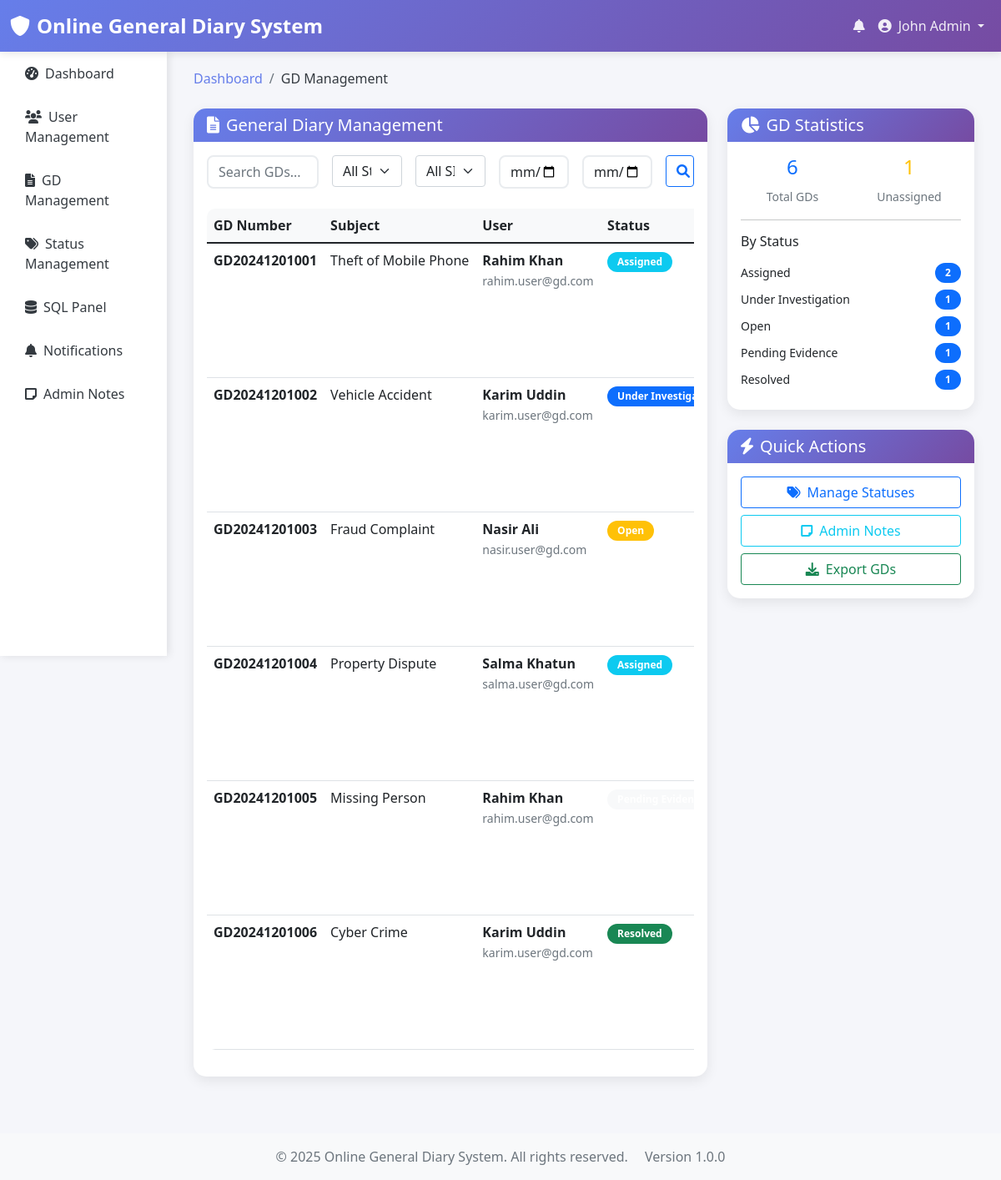
/admin/gd_management.php (signed in), run on the app's committed database.
### tables this page shows
CREATE TABLE IF NOT EXISTS users (
    user_id INT AUTO_INCREMENT PRIMARY KEY,
    f_name VARCHAR(50) NOT NULL,
    l_name VARCHAR(50) NOT NULL,
    email VARCHAR(100) UNIQUE NOT NULL,
    password VARCHAR(255) NOT NULL,
    phone VARCHAR(20),
    nid VARCHAR(20) UNIQUE,
    address TEXT,
    role ENUM('admin', 'si', 'user') NOT NULL DEFAULT 'user',
    is_active BOOLEAN DEFAULT TRUE,
    created_at TIMESTAMP DEFAULT CURRENT_TIMESTAMP,
    updated_at TIMESTAMP DEFAULT CURRENT_TIMESTAMP ON UPDATE CURRENT_TIMESTAMP,
    INDEX idx_email (email),
    INDEX idx_role (role),
    INDEX idx_nid (nid)
);

CREATE TABLE IF NOT EXISTS gds (
    gd_id INT AUTO_INCREMENT PRIMARY KEY,
    gd_number VARCHAR(20) UNIQUE NOT NULL,
    user_id INT NOT NULL,
    status_id INT NOT NULL,
    assigned_si_id INT NULL,  
    subject VARCHAR(200) NOT NULL,
    description TEXT NOT NULL,
    incident_date DATE NOT NULL,
    incident_time TIME NOT NULL,
    location VARCHAR(200) NOT NULL,
    created_at TIMESTAMP DEFAULT CURRENT_TIMESTAMP,
    updated_at TIMESTAMP DEFAULT CURRENT_TIMESTAMP ON UPDATE CURRENT_TIMESTAMP,
    FOREIGN KEY (user_id) REFERENCES users(user_id) ON DELETE CASCADE,
    FOREIGN KEY (status_id) REFERENCES gd_statuses(status_id) ON DELETE RESTRICT,
    FOREIGN KEY (assigned_si_id) REFERENCES users(user_id) ON DELETE SET NULL,
    INDEX idx_gd_number (gd_number),
    INDEX idx_user_id (user_id),
    INDEX idx_status_id (status_id),
    INDEX idx_assigned_si_id (assigned_si_id),
    INDEX idx_incident_date (incident_date),
    INDEX idx_created_at (created_at)
);

CREATE TABLE IF NOT EXISTS gd_statuses (
    status_id INT AUTO_INCREMENT PRIMARY KEY,
    status_name VARCHAR(50) NOT NULL UNIQUE,
    description TEXT,
    is_active BOOLEAN DEFAULT TRUE,
    created_at TIMESTAMP DEFAULT CURRENT_TIMESTAMP,
    updated_at TIMESTAMP DEFAULT CURRENT_TIMESTAMP ON UPDATE CURRENT_TIMESTAMP
);

### admin/gd_management.php (the view, shortened to what the rows shown need)
<?php
require_once '../includes/auth.php';
require_once '../includes/functions.php';
$page = $_GET['page'] ?? 1;
$filters = [];
$gdData = getGDs($page, RECORDS_PER_PAGE, $filters);
?>
<?php include '../header.php'; ?>
<div class="row">
    <div class="col-lg-8">
        <div class="card">
            <div class="card-body">
                <?php if (!empty($gdData['gds'])): ?>
                    <div class="table-responsive">
                        <table class="table table-hover">
                            <thead>
                                <tr>
                                    <th>GD Number</th>
                                    <th>Subject</th>
                                    <th>User</th>
                                    <th>Status</th>
                                </tr>
                            </thead>
                            <tbody>
                                <?php foreach ($gdData['gds'] as $gd): ?>
                                    <tr>
                                        <td>
                                            <strong><?php echo htmlspecialchars($gd['gd_number']); ?></strong>
                                        </td>
                                        <td>
                                            <div class="text-truncate" style="max-width: 200px;" title="<?php echo htmlspecialchars($gd['subject']); ?>">
                                                <?php echo htmlspecialchars($gd['subject']); ?>
                                            </div>
                                        </td>
                                        <td>
                                            <div>
                                                <div class="fw-bold"><?php echo htmlspecialchars($gd['f_name'] . ' ' . $gd['l_name']); ?></div>
                                                <small class="text-muted"><?php echo htmlspecialchars($gd['email']); ?></small>
                                            </div>
                                        </td>
                                        <td>
                                            <span class="badge bg-<?php
                                                switch($gd['status_name']) {
                                                    case 'Open': echo 'warning'; break;
                                                    case 'Assigned': echo 'info'; break;
                                                    case 'Under Investigation': echo 'primary'; break;
                                                    case 'Resolved': echo 'success'; break;
                                                    default: echo 'light';
                                                }
                                            ?>">
                                                <?php echo htmlspecialchars($gd['status_name']); ?>
                                            </span>
                                        </td>
                                    </tr>
                                <?php endforeach; ?>
                            </tbody>
                        </table>
                    </div>
                <?php endif; ?>
            </div>
        </div>
    </div>
    <div class="col-lg-4">
        <div class="card mb-4">
            <div class="card-body">
                <?php
                $statusCounts = [];
                foreach ($gdData['gds'] as $gd) {
                    $statusName = $gd['status_name'];
                    $statusCounts[$statusName] = ($statusCounts[$statusName] ?? 0) + 1;
                }
                ?>
                <?php foreach ($statusCounts as $statusName => $count): ?>
                    <div class="d-flex justify-content-between align-items-center mb-2">
                        <span class="small"><?php echo htmlspecialchars($statusName); ?></span>
                        <span class="badge bg-primary"><?php echo $count; ?></span>
                    </div>
                <?php endforeach; ?>
            </div>
        </div>
    </div>
</div>
<?php include '../footer.php'; ?>

### header.php (shortened to what the rows shown need)
<?php
$currentUser = getCurrentUser();
?>
<!DOCTYPE html>
<html lang="en">
<head>
    <link href="https://cdn.jsdelivr.net/npm/bootstrap@5.1.3/dist/css/bootstrap.min.css" rel="stylesheet">
    <link href="https://cdnjs.cloudflare.com/ajax/libs/font-awesome/6.0.0/css/all.min.css" rel="stylesheet">
</head>
<body>
    <nav class="navbar navbar-expand-lg navbar-dark">
        <div class="container-fluid">
            <div class="collapse navbar-collapse" id="navbarNav">
                <ul class="navbar-nav ms-auto">
                    <?php if ($currentUser): ?>
                        <li class="nav-item dropdown">
                            <a class="nav-link position-relative" href="#" id="notificationDropdown" role="button" data-bs-toggle="dropdown">
                                <i class="fas fa-bell"></i>
                            </a>
                        </li>
                        <li class="nav-item dropdown">
                            <a class="nav-link dropdown-toggle" href="#" id="userDropdown" role="button" data-bs-toggle="dropdown">
                                <i class="fas fa-user-circle me-2"></i><?php echo htmlspecialchars($currentUser['f_name'] . ' ' . $currentUser['l_name']); ?>
                            </a>
                        </li>
                    <?php endif; ?>
                </ul>
            </div>
        </div>
    </nav>
    <div class="container-fluid">
        <div class="row">
            <?php if ($currentUser): ?>
                <div class="col-md-9 col-lg-10">
                    <div class="main-content">
            <?php else: ?>
                <div class="col-12">
                    <div class="main-content">
            <?php endif; ?>

### data on the page
users: f_name+l_name "John Admin"
gds: gd_number "GD20241201001", subject "Theft of Mobile Phone", user.l_name "Rahim Khan", user.email "rahim.user@gd.com", status.status_name "Assigned"
gds: gd_number "GD20241201002", subject "Vehicle Accident", user.l_name "Karim Uddin", user.email "karim.user@gd.com", status.status_name "Under…"
gds: gd_number "GD20241201003", subject "Fraud Complaint", user.l_name "Nasir Ali", user.email "nasir.user@gd.com", status.status_name "Open"
gds: gd_number "GD20241201004", subject "Property Dispute", user.l_name "Salma Khatun", user.email "salma.user@gd.com", status.status_name "Assigned"
gds: gd_number "GD20241201005", subject "Missing Person", user.l_name "Rahim Khan", user.email "rahim.user@gd.com"
gds: gd_number "GD20241201006", subject "Cyber Crime", user.l_name "Karim Uddin", user.email "karim.user@gd.com", status.status_name "Resolved", count "1"

### other printed values
APP_NAME "Online General Diary System"
$item[2] "Dashboard"
$item[2] "User Management"
$item[2] "GD Management"
$item[2] "Status Management"
$item[2] "SQL Panel"
$item[2] "Notifications"
$item[2] "Admin Notes"
$gdData['total'] "6"
$statusName "Assigned"
$count "2"
$statusName "Under Investigation"
$count "1"
$statusName "Open"
$statusName "Pending Evidence"
